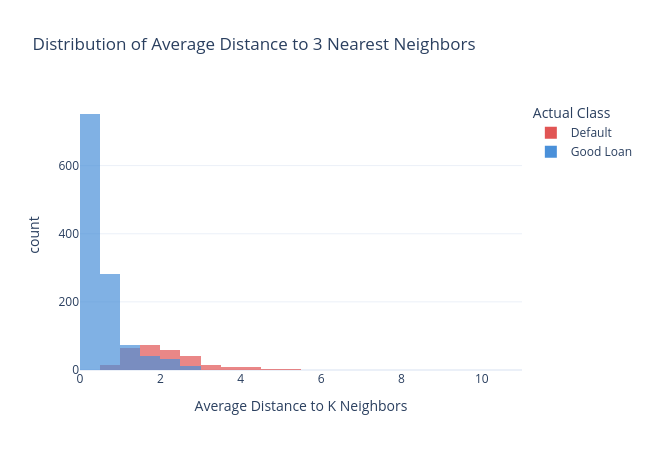

Source (notebook cell):
### Markdown cell above
---
## 8. Distance Distribution

How are the distances to neighbors distributed? Are good loans and defaults at different distances?

### Code cell
# Compute average distance to K nearest neighbors for each test sample
knn_fitted = best_knn.named_steps["clf"]
X_test_tr = prep_linear.transform(X_test)
distances_all, _ = knn_fitted.kneighbors(X_test_tr)
avg_distances = distances_all.mean(axis=1)

dist_df = pd.DataFrame({
    "avg_distance": avg_distances,
    "actual": y_test.map({0: "Good Loan", 1: "Default"}).values,
    "predicted": ["Default" if p == 1 else "Good Loan" for p in y_pred],
})

fig_dist = px.histogram(
    dist_df, x="avg_distance", color="actual",
    nbins=50, barmode="overlay", opacity=0.7,
    title=f"Distribution of Average Distance to {best_k} Nearest Neighbors",
    labels={"avg_distance": "Average Distance to K Neighbors", "actual": "Actual Class"},
    color_discrete_map={"Good Loan": COLORS["accent"], "Default": COLORS["red"]},
    height=450, width=650,
)
fig_dist.show()
save_chart(fig_dist, MODEL_SLUG, "distance_distribution")

### Figure 1 — Plotly figure (JSON) as saved in the notebook; plotly's stock layout.template omitted (floating-point values rounded to 4 significant figures; data arrays with more than 128 entries replaced by an {"elided": "..."} marker saying what was removed)
{"data": [{"bingroup": "x", "hovertemplate": "Actual Class=Default<br>Average Distance to K Neighbors=%{x}<br>count=%{y}<extra></extra>", "legendgroup": "Default", "marker": {"color": "#E15554", "opacity": 0.7, "pattern": {"shape": ""}}, "name": "Default", "nbinsx": 50, "orientation": "v", "showlegend": true, "type": "histogram", "x": {"elided": "297 float values"}, "xaxis": "x", "yaxis": "y"}, {"bingroup": "x", "hovertemplate": "Actual Class=Good Loan<br>Average Distance to K Neighbors=%{x}<br>count=%{y}<extra></extra>", "legendgroup": "Good Loan", "marker": {"color": "#4A90D9", "opacity": 0.7, "pattern": {"shape": ""}}, "name": "Good Loan", "nbinsx": 50, "orientation": "v", "showlegend": true, "type": "histogram", "x": {"elided": "1193 float values"}, "xaxis": "x", "yaxis": "y"}], "layout": {"barmode": "overlay", "height": 450, "legend": {"title": {"text": "Actual Class"}, "tracegroupgap": 0}, "title": {"text": "Distribution of Average Distance to 3 Nearest Neighbors"}, "width": 650, "xaxis": {"anchor": "y", "domain": [0, 1], "title": {"text": "Average Distance to K Neighbors"}}, "yaxis": {"anchor": "x", "domain": [0, 1], "title": {"text": "count"}}}}
